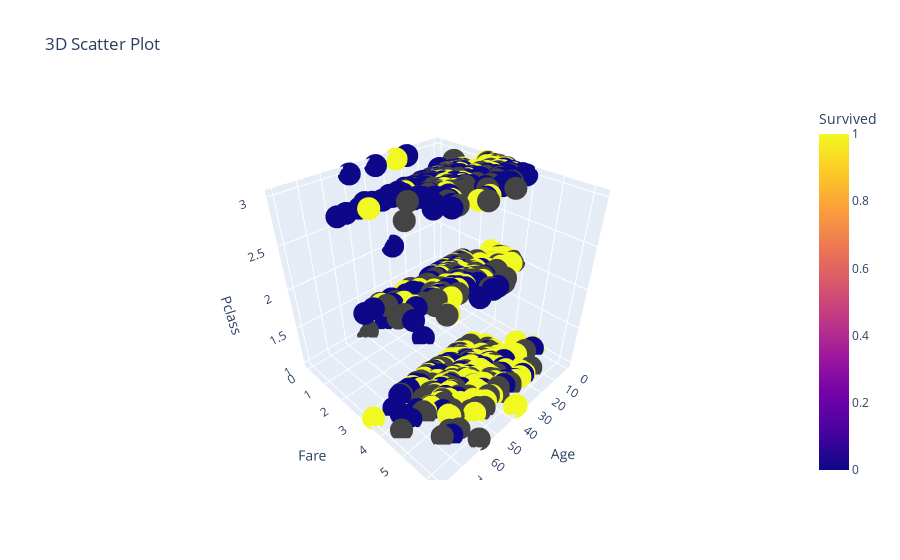

The code cell stored with this chart in its notebook:
### Code cell
fig = px.scatter_3d(df, x='Age', y='Fare', z='Pclass', color='Survived', title='3D Scatter Plot')
fig.show()

### Figure 1 — Plotly figure (JSON) as saved in the notebook; plotly's stock layout.template omitted (floating-point values rounded to 4 significant figures; data arrays with more than 128 entries replaced by an {"elided": "..."} marker saying what was removed)
{"data": [{"hovertemplate": "Age=%{x}<br>Fare=%{y}<br>Pclass=%{z}<br>Survived=%{marker.color}<extra></extra>", "legendgroup": "", "marker": {"color": {"elided": "1309 int values"}, "coloraxis": "coloraxis", "symbol": "circle"}, "mode": "markers", "name": "", "scene": "scene", "showlegend": false, "type": "scatter3d", "x": {"elided": "1309 float values"}, "y": {"elided": "1309 float values"}, "z": {"elided": "1309 int values"}}], "layout": {"coloraxis": {"colorbar": {"title": {"text": "Survived"}}, "colorscale": [[0, "#0d0887"], [0.1111, "#46039f"], [0.2222, "#7201a8"], [0.3333, "#9c179e"], [0.4444, "#bd3786"], [0.5556, "#d8576b"], [0.6667, "#ed7953"], [0.7778, "#fb9f3a"], [0.8889, "#fdca26"], [1, "#f0f921"]]}, "legend": {"tracegroupgap": 0}, "scene": {"domain": {"x": [0, 1], "y": [0, 1]}, "xaxis": {"title": {"text": "Age"}}, "yaxis": {"title": {"text": "Fare"}}, "zaxis": {"title": {"text": "Pclass"}}}, "title": {"text": "3D Scatter Plot"}}}
